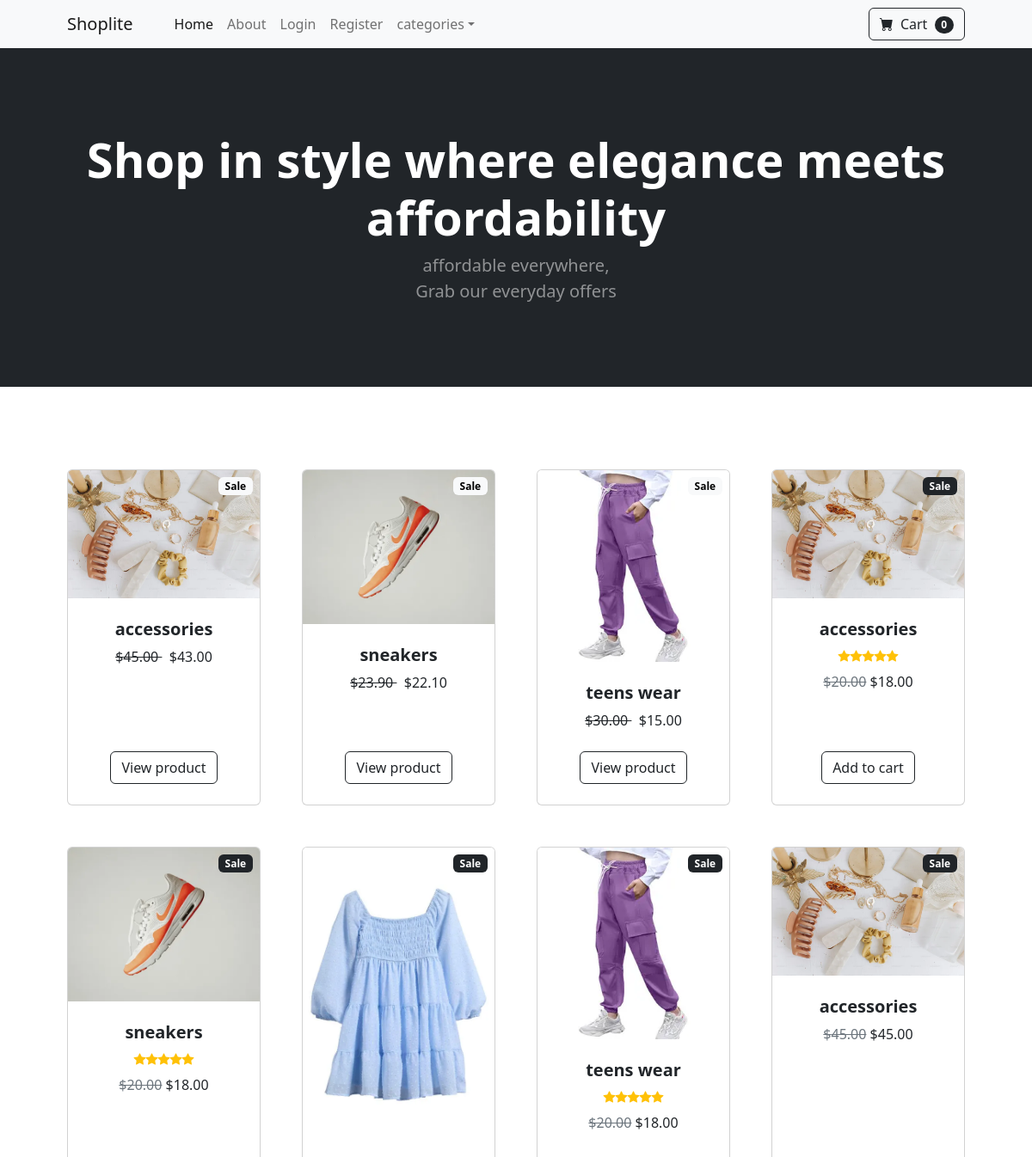
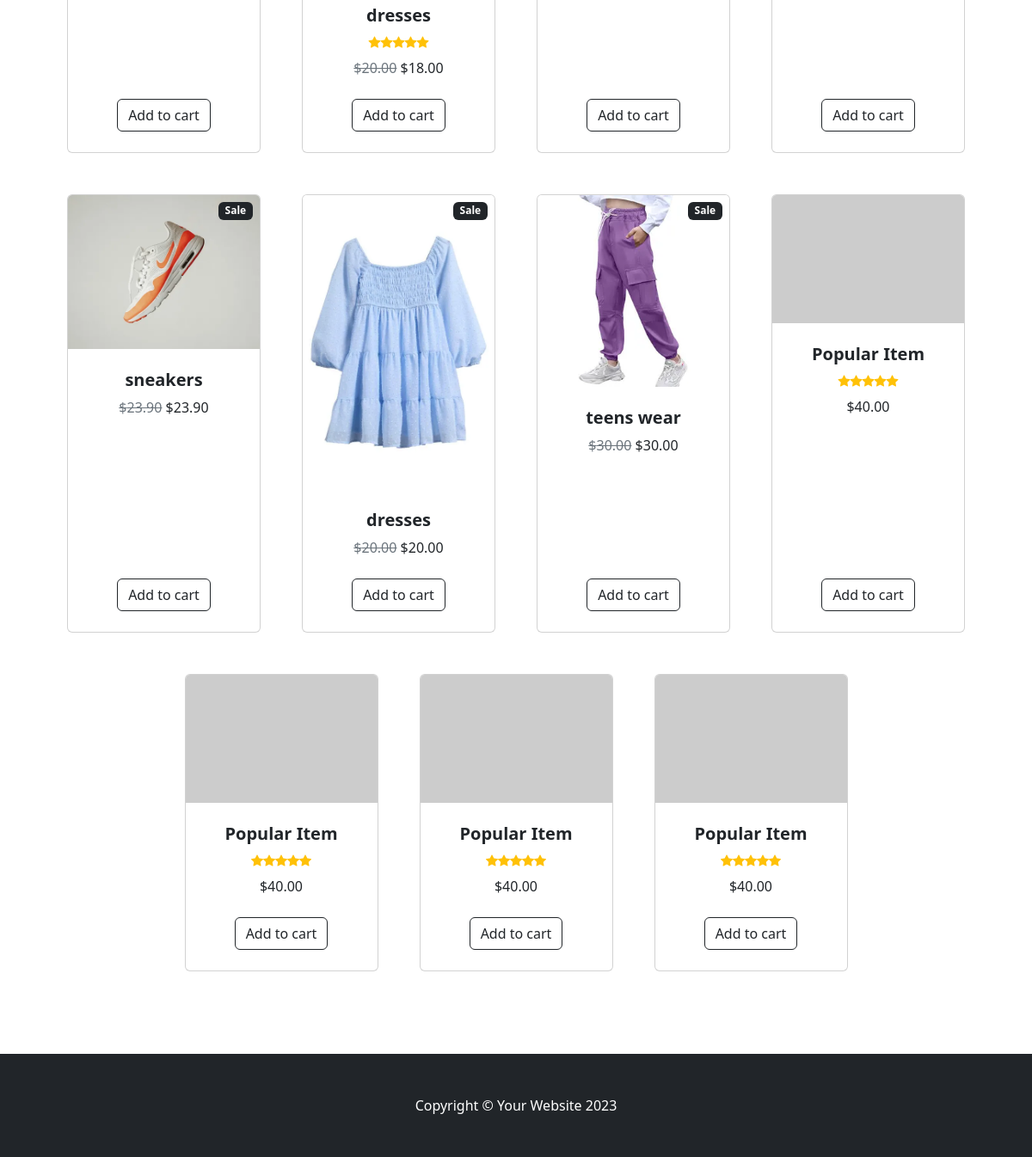
/shop/, run on an earlier commit of the app's database (2 pictures, top to bottom).
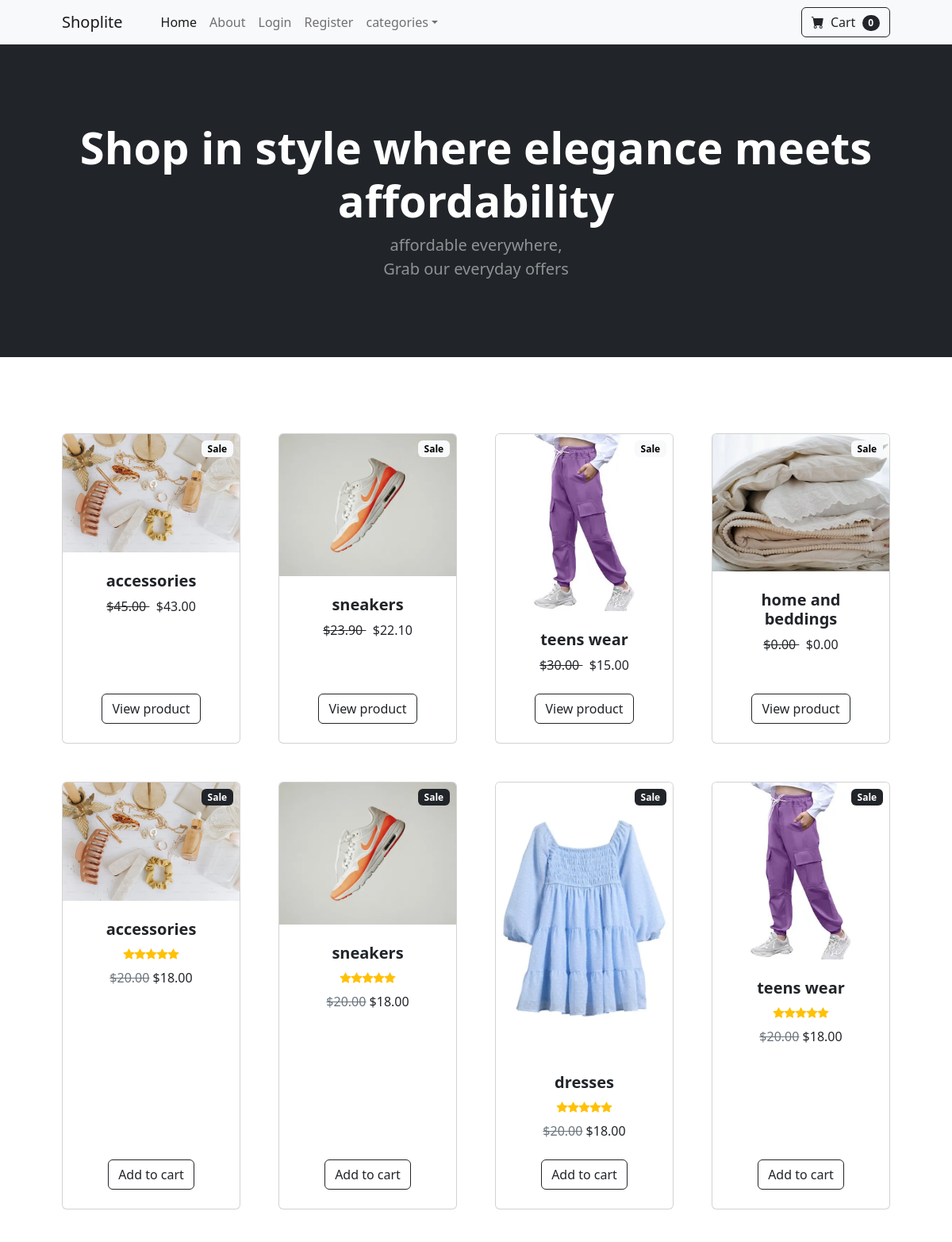
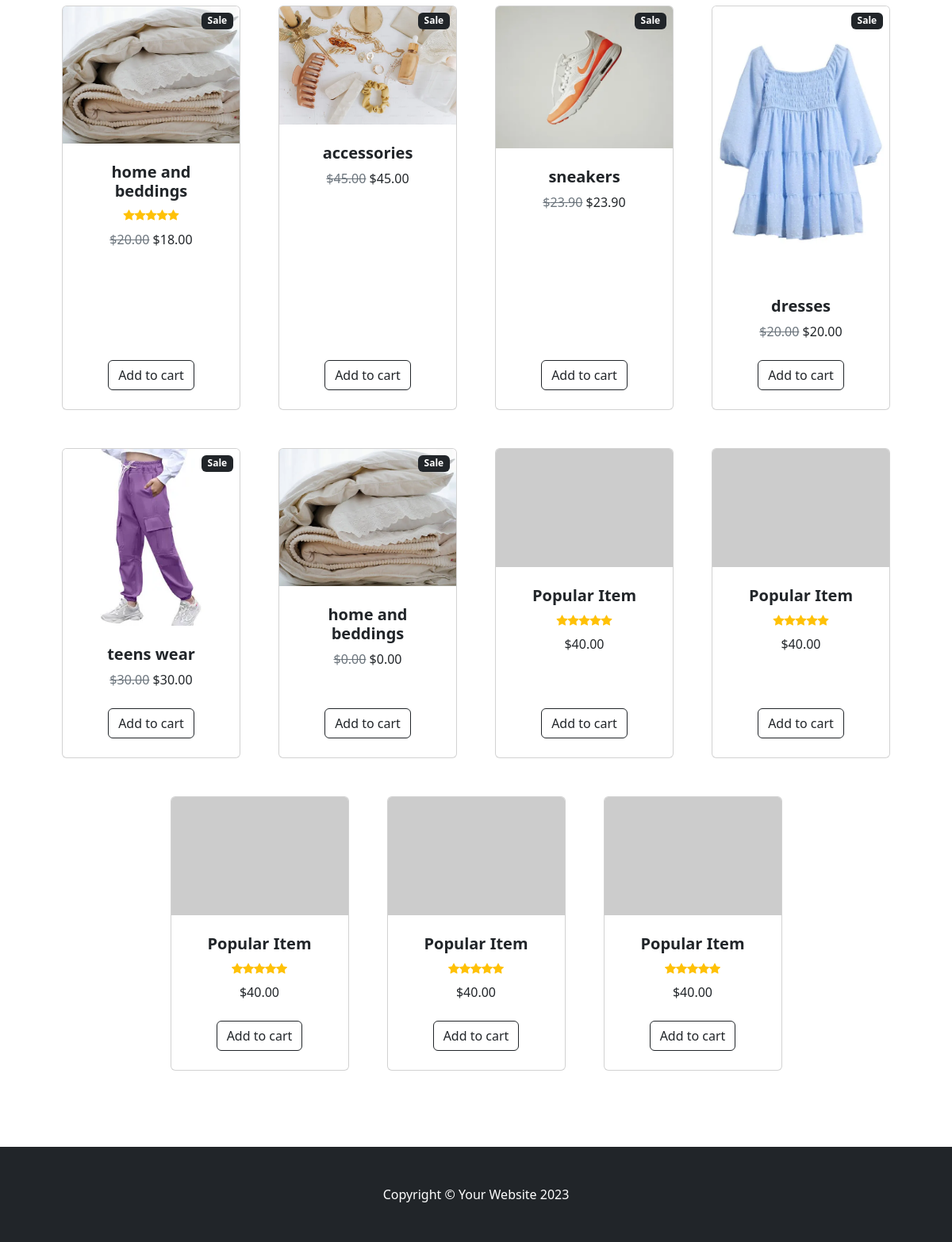
And on a later commit of the database (2 pictures, top to bottom).
### shop/models.py (models this page shows, shortened)
class Product(models.Model):
    name = models.CharField(max_length=100)
    description = models.TextField(max_length=250, blank=True, null=True)
    price = models.DecimalField( default=0, max_digits=10, decimal_places=2)
    category = models.ForeignKey(Category, on_delete=models.CASCADE, default=1)
    image = models.ImageField(upload_to='product_images/')
    is_sale = models.BooleanField(default=False)
    sale_price = models.DecimalField( default=0, max_digits=10, decimal_places=2, blank=True, null=True)

### shop/views.py (the view)
# urls.py: path('', include('shop.urls')),
def shop(request):
  products = Product.objects.all()
  return render(request, 'index.html', {'products': products})

### shop/templates/index.html (shortened to what this page needs)
{% extends 'base.html' %}
{% load static %}

### shop/templates/base.html (shortened to what the changed rows need)
{% load static %}
<!DOCTYPE html>
<html lang="en">
    <head>
        <link href="https://cdn.jsdelivr.net/npm/bootstrap-icons@1.5.0/font/bootstrap-icons.css" rel="stylesheet" />
        <link href="{% static 'css/styles.css' %}" rel="stylesheet" />
    </head>
    <body>
        <header class="bg-dark py-5">
            <div class="container px-4 px-lg-5 my-5">
                <div class="text-center text-white">
                    <h1 class="display-4 fw-bolder">Shop in style where elegance meets affordability</h1>
                </div>
            </div>
        </header>
        <section class="py-5">
            <div class="container px-4 px-lg-5 mt-5">
                <div class="row gx-4 gx-lg-5 row-cols-2 row-cols-md-3 row-cols-xl-4 justify-content-center">
            {% for product in products %}
              {%if product.is_sale%}
              {%else%}
                    <div class="col mb-5">
                        <div class="card h-100">
                            <div class="badge bg-light text-black position-absolute" style="top: 0.5rem; right: 0.5rem">Sale</div>
                            <img class="card-img-top" src="{{ product.image.url }}" alt="..." />
                            <div class="card-body p-4">
                                <div class="text-center">
                                    <h5 class="fw-bolder">{{ product.name }}</h5>
                                     <strike>
                                        ${{ product.price }}
                                     </strike>
                                     &nbsp;
                                        ${{ product.sale_price }}
                                    <br>
                                </div>
                            </div>
                            <div class="card-footer p-4 pt-0 border-top-0 bg-transparent">
                                <div class="text-center"><a class="btn btn-outline-dark mt-auto" href="#">View product</a></div>
                            </div>
                        </div>
                    </div>
                    {% endif %}
            {% endfor %}
{% for product in products %}
                    <div class="col mb-5">
                        <div class="card h-100">
                            <div class="badge bg-dark text-white position-absolute" style="top: 0.5rem; right: 0.5rem">Sale</div>
                            <img class="card-img-top" src="{{ product.image.url }}" alt="..." />
                            <div class="card-body p-4">
                                <div class="text-center">
                                    <h5 class="fw-bolder">{{ product.name }}</h5>
                                    <div class="d-flex justify-content-center small text-warning mb-2">
                                        <div class="bi-star-fill"></div>
                                        <div class="bi-star-fill"></div>
                                        <div class="bi-star-fill"></div>
                                        <div class="bi-star-fill"></div>
                                        <div class="bi-star-fill"></div>
                                    </div>
                                    <span class="text-muted text-decoration-line-through">$20.00</span>
                                    $18.00
                                </div>
                            </div>
                            <div class="card-footer p-4 pt-0 border-top-0 bg-transparent">
                                <div class="text-center"><a class="btn btn-outline-dark mt-auto" href="#">Add to cart</a></div>
                            </div>
                        </div>
                    </div>
                    {% endfor %}
                    {% for product in products %}
                    <div class="col mb-5">
                        <div class="card h-100">
                            <div class="badge bg-dark text-white position-absolute" style="top: 0.5rem; right: 0.5rem">Sale</div>
                            <img class="card-img-top" src="{{ product.image.url }}" alt="..." />
                            <div class="card-body p-4">
                                <div class="text-center">
                                    <h5 class="fw-bolder">{{ product.name }}</h5>
                                    <span class="text-muted text-decoration-line-through">${{ product.price }}</span>
                                    ${{ product.price }}
                                </div>
                            </div>
                            <div class="card-footer p-4 pt-0 border-top-0 bg-transparent">
                                <div class="text-center"><a class="btn btn-outline-dark mt-auto" href="#">Add to cart</a></div>
                            </div>
                        </div>
                    </div>
                    {% endfor %}
{% for product in products %}
                    <div class="col mb-5">
                        <div class="card h-100">
                            <img class="card-img-top" src="https://dummyimage.com/450x300/dee2e6/6c757d.jpg" alt="..." />
                            <div class="card-body p-4">
                                <div class="text-center">
                                    <h5 class="fw-bolder">Popular Item</h5>
                                    <div class="d-flex justify-content-center small text-warning mb-2">
                                        <div class="bi-star-fill"></div>
                                        <div class="bi-star-fill"></div>
                                        <div class="bi-star-fill"></div>
                                        <div class="bi-star-fill"></div>
                                        <div class="bi-star-fill"></div>
                                    </div>
                                    $40.00
                                </div>
                            </div>
                            <div class="card-footer p-4 pt-0 border-top-0 bg-transparent">
                                <div class="text-center"><a class="btn btn-outline-dark mt-auto" href="#">Add to cart</a></div>
                            </div>
                        </div>
                    </div>
                    {% endfor %}
                </div>
            </div>
        </section>
    </body>
</html>

What changed in the data, as far as the page shows it:
added Product: image (picture), name "home and beddings", price "0.00", sale_price "0.00"
